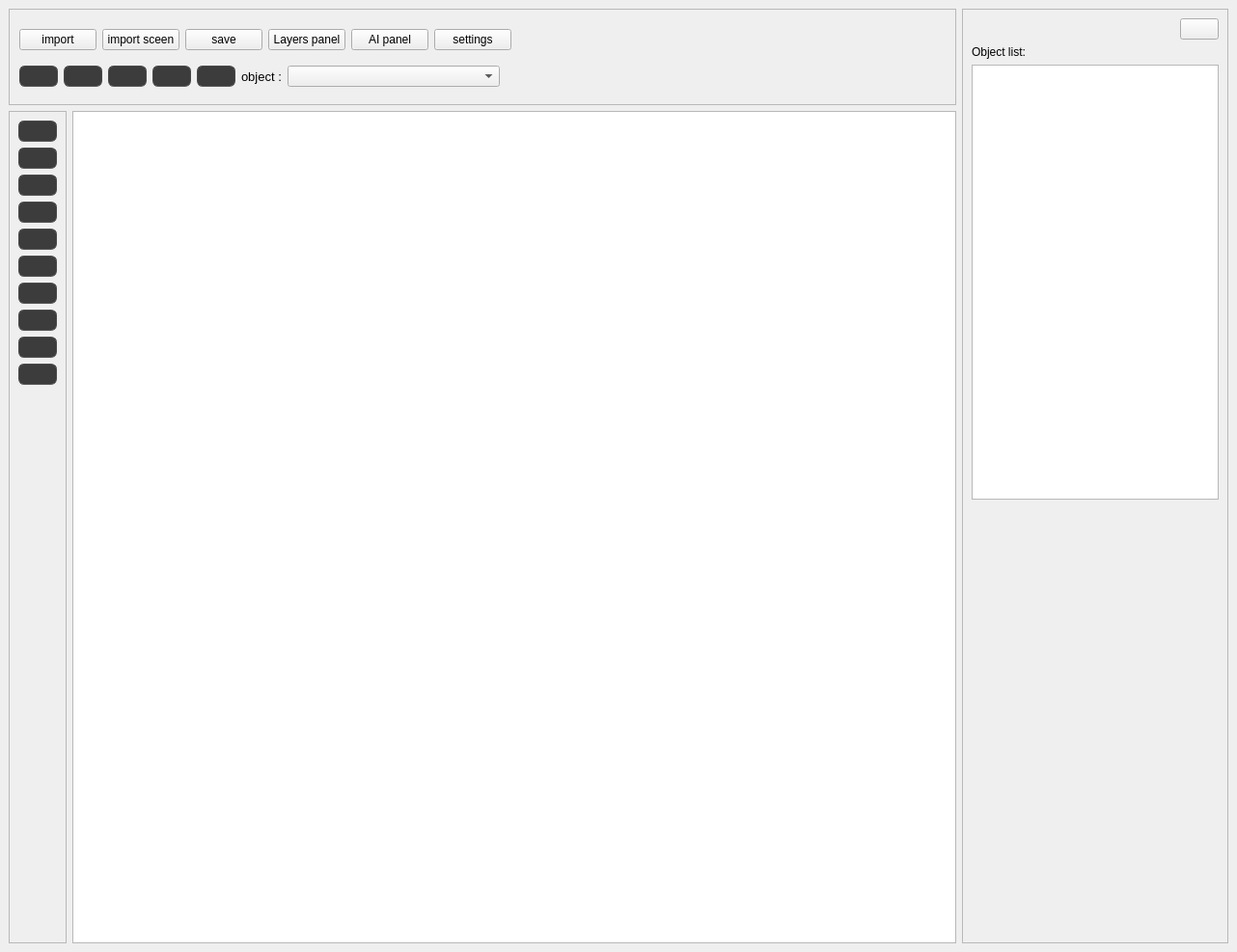
<?xml version="1.0" encoding="UTF-8"?>
<ui version="4.0">
 <class>MainWindow</class>
 <widget class="QMainWindow" name="MainWindow">
  <property name="geometry">
   <rect>
    <x>0</x>
    <y>0</y>
    <width>1282</width>
    <height>987</height>
   </rect>
  </property>
  <property name="windowTitle">
   <string>MainWindow</string>
  </property>
  <widget class="QWidget" name="centralwidget">
   <layout class="QGridLayout" name="gridLayout">
    <item row="0" column="0">
     <layout class="QHBoxLayout" name="horizontalLayout_10">
      <item>
       <layout class="QVBoxLayout" name="verticalLayout_9">
        <item>
         <layout class="QHBoxLayout" name="horizontalLayout_6">
          <item>
           <widget class="QFrame" name="frame">
            <property name="enabled">
             <bool>true</bool>
            </property>
            <property name="sizePolicy">
             <sizepolicy hsizetype="Expanding" vsizetype="Fixed">
              <horstretch>0</horstretch>
              <verstretch>0</verstretch>
             </sizepolicy>
            </property>
            <property name="minimumSize">
             <size>
              <width>200</width>
              <height>100</height>
             </size>
            </property>
            <property name="frameShape">
             <enum>QFrame::Shape::StyledPanel</enum>
            </property>
            <property name="frameShadow">
             <enum>QFrame::Shadow::Sunken</enum>
            </property>
            <widget class="QWidget" name="layoutWidget_2">
             <property name="geometry">
              <rect>
               <x>11</x>
               <y>11</y>
               <width>705</width>
               <height>81</height>
              </rect>
             </property>
             <layout class="QVBoxLayout" name="verticalLayout_5">
              <item>
               <layout class="QHBoxLayout" name="horizontalLayout_4">
                <item>
                 <widget class="QPushButton" name="import_button">
                  <property name="text">
                   <string>import</string>
                  </property>
                 </widget>
                </item>
                <item>
                 <widget class="QPushButton" name="import_sceen">
                  <property name="text">
                   <string>import sceen</string>
                  </property>
                 </widget>
                </item>
                <item>
                 <widget class="QPushButton" name="save_button">
                  <property name="text">
                   <string>save</string>
                  </property>
                 </widget>
                </item>
                <item>
                 <widget class="QPushButton" name="layers_batton">
                  <property name="text">
                   <string>Layers panel</string>
                  </property>
                 </widget>
                </item>
                <item>
                 <widget class="QPushButton" name="ai_panel">
                  <property name="text">
                   <string>AI panel</string>
                  </property>
                 </widget>
                </item>
                <item>
                 <widget class="QPushButton" name="settings">
                  <property name="text">
                   <string>settings</string>
                  </property>
                 </widget>
                </item>
                <item>
                 <spacer name="horizontalSpacer_14">
                  <property name="orientation">
                   <enum>Qt::Orientation::Horizontal</enum>
                  </property>
                  <property name="sizeHint" stdset="0">
                   <size>
                    <width>168</width>
                    <height>21</height>
                   </size>
                  </property>
                 </spacer>
                </item>
               </layout>
              </item>
              <item>
               <layout class="QHBoxLayout" name="horizontalLayout_5">
                <item>
                 <widget class="QPushButton" name="cursor_Button">
                  <property name="styleSheet">
                   <string notr="true">QPushButton {
    background-color: #3c3c3c;
    border-top: 1px solid #4a4a4a;
    border-left: 1px solid #4a4a4a;
    border-right: 1px solid #4a4a4a;
    border-bottom: 1px solid #5b5b5b;
    border-radius: 6px;
    padding: 3px;
}

QPushButton:hover {
    background-color: #444444;
}

QPushButton:pressed {
    background-color: #2f2f2f;
}
</string>
                  </property>
                  <property name="text">
                   <string/>
                  </property>
                  <property name="icon">
                   <iconset>
                    <normaloff>icons/mouse-cursor.svg</normaloff>icons/mouse-cursor.svg</iconset>
                  </property>
                  <property name="iconSize">
                   <size>
                    <width>24</width>
                    <height>24</height>
                   </size>
                  </property>
                 </widget>
                </item>
                <item>
                 <widget class="QPushButton" name="palette_Button">
                  <property name="styleSheet">
                   <string notr="true">QPushButton {
    background-color: #3c3c3c;
    border-top: 1px solid #4a4a4a;
    border-left: 1px solid #4a4a4a;
    border-right: 1px solid #4a4a4a;
    border-bottom: 1px solid #5b5b5b;
    border-radius: 6px;
    padding: 3px;
}

QPushButton:hover {
    background-color: #444444;
}

QPushButton:pressed {
    background-color: #2f2f2f;
}
</string>
                  </property>
                  <property name="text">
                   <string/>
                  </property>
                  <property name="icon">
                   <iconset>
                    <normaloff>icons/palette.svg</normaloff>icons/palette.svg</iconset>
                  </property>
                  <property name="iconSize">
                   <size>
                    <width>24</width>
                    <height>24</height>
                   </size>
                  </property>
                 </widget>
                </item>
                <item>
                 <widget class="QPushButton" name="tools_Button">
                  <property name="styleSheet">
                   <string notr="true">QPushButton {
    background-color: #3c3c3c;
    border-top: 1px solid #4a4a4a;
    border-left: 1px solid #4a4a4a;
    border-right: 1px solid #4a4a4a;
    border-bottom: 1px solid #5b5b5b;
    border-radius: 6px;
    padding: 3px;
}

QPushButton:hover {
    background-color: #444444;
}

QPushButton:pressed {
    background-color: #2f2f2f;
}
</string>
                  </property>
                  <property name="text">
                   <string/>
                  </property>
                  <property name="icon">
                   <iconset>
                    <normaloff>icons/attribution-pencil.svg</normaloff>icons/attribution-pencil.svg</iconset>
                  </property>
                  <property name="iconSize">
                   <size>
                    <width>24</width>
                    <height>24</height>
                   </size>
                  </property>
                 </widget>
                </item>
                <item>
                 <widget class="QPushButton" name="eye_Button">
                  <property name="styleSheet">
                   <string notr="true">QPushButton {
    background-color: #3c3c3c;
    border-top: 1px solid #4a4a4a;
    border-left: 1px solid #4a4a4a;
    border-right: 1px solid #4a4a4a;
    border-bottom: 1px solid #5b5b5b;
    border-radius: 6px;
    padding: 3px;
}

QPushButton:hover {
    background-color: #444444;
}

QPushButton:pressed {
    background-color: #2f2f2f;
}
</string>
                  </property>
                  <property name="text">
                   <string/>
                  </property>
                  <property name="icon">
                   <iconset>
                    <normaloff>icons/eye.svg</normaloff>icons/eye.svg</iconset>
                  </property>
                  <property name="iconSize">
                   <size>
                    <width>24</width>
                    <height>24</height>
                   </size>
                  </property>
                 </widget>
                </item>
                <item>
                 <widget class="QPushButton" name="Resizable_button">
                  <property name="styleSheet">
                   <string notr="true">QPushButton {
    background-color: #3c3c3c;
    border-top: 1px solid #4a4a4a;
    border-left: 1px solid #4a4a4a;
    border-right: 1px solid #4a4a4a;
    border-bottom: 1px solid #5b5b5b;
    border-radius: 6px;
    padding: 3px;
}

QPushButton:hover {
    background-color: #444444;
}

QPushButton:pressed {
    background-color: #2f2f2f;
}
</string>
                  </property>
                  <property name="text">
                   <string/>
                  </property>
                  <property name="icon">
                   <iconset>
                    <normaloff>icons/swipe-to-right-svgrepo-com.svg</normaloff>icons/swipe-to-right-svgrepo-com.svg</iconset>
                  </property>
                  <property name="iconSize">
                   <size>
                    <width>24</width>
                    <height>24</height>
                   </size>
                  </property>
                 </widget>
                </item>
                <item>
                 <widget class="QLabel" name="label_7">
                  <property name="font">
                   <font>
                    <pointsize>10</pointsize>
                   </font>
                  </property>
                  <property name="text">
                   <string>object :</string>
                  </property>
                 </widget>
                </item>
                <item>
                 <widget class="QComboBox" name="comboBox_3">
                  <property name="minimumSize">
                   <size>
                    <width>220</width>
                    <height>0</height>
                   </size>
                  </property>
                 </widget>
                </item>
                <item>
                 <spacer name="horizontalSpacer_15">
                  <property name="orientation">
                   <enum>Qt::Orientation::Horizontal</enum>
                  </property>
                  <property name="sizeHint" stdset="0">
                   <size>
                    <width>168</width>
                    <height>21</height>
                   </size>
                  </property>
                 </spacer>
                </item>
               </layout>
              </item>
             </layout>
            </widget>
            <widget class="QLabel" name="label_8">
             <property name="geometry">
              <rect>
               <x>950</x>
               <y>80</y>
               <width>49</width>
               <height>16</height>
              </rect>
             </property>
             <property name="text">
              <string/>
             </property>
            </widget>
           </widget>
          </item>
         </layout>
        </item>
        <item>
         <layout class="QHBoxLayout" name="horizontalLayout_9">
          <item>
           <layout class="QVBoxLayout" name="verticalLayout_6">
            <item>
             <widget class="QFrame" name="frame_5">
              <property name="frameShape">
               <enum>QFrame::Shape::StyledPanel</enum>
              </property>
              <property name="frameShadow">
               <enum>QFrame::Shadow::Raised</enum>
              </property>
              <layout class="QVBoxLayout" name="verticalLayout_8">
               <item>
                <layout class="QVBoxLayout" name="verticalLayout_7">
                 <item>
                  <widget class="QPushButton" name="Cursor">
                   <property name="styleSheet">
                    <string notr="true">QPushButton {
    background-color: #3c3c3c;
    border-top: 1px solid #4a4a4a;
    border-left: 1px solid #4a4a4a;
    border-right: 1px solid #4a4a4a;
    border-bottom: 1px solid #5b5b5b;
    border-radius: 6px;
    padding: 3px;
}

QPushButton:hover {
    background-color: #444444;
}

QPushButton:pressed {
    background-color: #2f2f2f;
}

</string>
                   </property>
                   <property name="text">
                    <string/>
                   </property>
                   <property name="icon">
                    <iconset>
                     <normaloff>icons/mouse-cursor.svg</normaloff>icons/mouse-cursor.svg</iconset>
                   </property>
                   <property name="iconSize">
                    <size>
                     <width>24</width>
                     <height>24</height>
                    </size>
                   </property>
                  </widget>
                 </item>
                 <item>
                  <widget class="QPushButton" name="Semicircle">
                   <property name="styleSheet">
                    <string notr="true">QPushButton {
    background-color: #3c3c3c;
    border-top: 1px solid #4a4a4a;
    border-left: 1px solid #4a4a4a;
    border-right: 1px solid #4a4a4a;
    border-bottom: 1px solid #5b5b5b;
    border-radius: 6px;
    padding: 3px;
}

QPushButton:hover {
    background-color: #444444;
}

QPushButton:pressed {
    background-color: #2f2f2f;
}

</string>
                   </property>
                   <property name="text">
                    <string/>
                   </property>
                   <property name="icon">
                    <iconset>
                     <normaloff>icons/circle-half-svgrepo-com.svg</normaloff>icons/circle-half-svgrepo-com.svg</iconset>
                   </property>
                   <property name="iconSize">
                    <size>
                     <width>24</width>
                     <height>24</height>
                    </size>
                   </property>
                  </widget>
                 </item>
                 <item>
                  <widget class="QPushButton" name="Circle">
                   <property name="styleSheet">
                    <string notr="true">QPushButton {
    background-color: #3c3c3c;
    border-top: 1px solid #4a4a4a;
    border-left: 1px solid #4a4a4a;
    border-right: 1px solid #4a4a4a;
    border-bottom: 1px solid #5b5b5b;
    border-radius: 6px;
    padding: 3px;
}

QPushButton:hover {
    background-color: #444444;
}

QPushButton:pressed {
    background-color: #2f2f2f;
}

</string>
                   </property>
                   <property name="text">
                    <string/>
                   </property>
                   <property name="icon">
                    <iconset>
                     <normaloff>icons/circle.svg</normaloff>icons/circle.svg</iconset>
                   </property>
                   <property name="iconSize">
                    <size>
                     <width>24</width>
                     <height>24</height>
                    </size>
                   </property>
                  </widget>
                 </item>
                 <item>
                  <widget class="QPushButton" name="Freeform">
                   <property name="styleSheet">
                    <string notr="true">QPushButton {
    background-color: #3c3c3c;
    border-top: 1px solid #4a4a4a;
    border-left: 1px solid #4a4a4a;
    border-right: 1px solid #4a4a4a;
    border-bottom: 1px solid #5b5b5b;
    border-radius: 6px;
    padding: 3px;
}

QPushButton:hover {
    background-color: #444444;
}

QPushButton:pressed {
    background-color: #2f2f2f;
}
</string>
                   </property>
                   <property name="text">
                    <string/>
                   </property>
                   <property name="icon">
                    <iconset>
                     <normaloff>icons/attribution-pencil.svg</normaloff>icons/attribution-pencil.svg</iconset>
                   </property>
                   <property name="iconSize">
                    <size>
                     <width>24</width>
                     <height>24</height>
                    </size>
                   </property>
                  </widget>
                 </item>
                 <item>
                  <widget class="QPushButton" name="Angle">
                   <property name="styleSheet">
                    <string notr="true">QPushButton {
    background-color: #3c3c3c;
    border-top: 1px solid #4a4a4a;
    border-left: 1px solid #4a4a4a;
    border-right: 1px solid #4a4a4a;
    border-bottom: 1px solid #5b5b5b;
    border-radius: 6px;
    padding: 3px;
}

QPushButton:hover {
    background-color: #444444;
}

QPushButton:pressed {
    background-color: #2f2f2f;
}

</string>
                   </property>
                   <property name="text">
                    <string/>
                   </property>
                   <property name="icon">
                    <iconset>
                     <normaloff>icons/angle-svgrepo-com.svg</normaloff>icons/angle-svgrepo-com.svg</iconset>
                   </property>
                   <property name="iconSize">
                    <size>
                     <width>24</width>
                     <height>24</height>
                    </size>
                   </property>
                  </widget>
                 </item>
                 <item>
                  <widget class="QPushButton" name="Rounding">
                   <property name="styleSheet">
                    <string notr="true">QPushButton {
    background-color: #3c3c3c;
    border-top: 1px solid #4a4a4a;
    border-left: 1px solid #4a4a4a;
    border-right: 1px solid #4a4a4a;
    border-bottom: 1px solid #5b5b5b;
    border-radius: 6px;
    padding: 3px;
}

QPushButton:hover {
    background-color: #444444;
}

QPushButton:pressed {
    background-color: #2f2f2f;
}
</string>
                   </property>
                   <property name="text">
                    <string/>
                   </property>
                   <property name="icon">
                    <iconset>
                     <normaloff>icons/Border-Corner-Rounded--Streamline-Tabler.svg</normaloff>icons/Border-Corner-Rounded--Streamline-Tabler.svg</iconset>
                   </property>
                   <property name="iconSize">
                    <size>
                     <width>24</width>
                     <height>24</height>
                    </size>
                   </property>
                  </widget>
                 </item>
                 <item>
                  <widget class="QPushButton" name="by_point">
                   <property name="styleSheet">
                    <string notr="true">QPushButton {
    background-color: #3c3c3c;
    border-top: 1px solid #4a4a4a;
    border-left: 1px solid #4a4a4a;
    border-right: 1px solid #4a4a4a;
    border-bottom: 1px solid #5b5b5b;
    border-radius: 6px;
    padding: 3px;
}

QPushButton:hover {
    background-color: #444444;
}

QPushButton:pressed {
    background-color: #2f2f2f;
}
</string>
                   </property>
                   <property name="text">
                    <string/>
                   </property>
                   <property name="icon">
                    <iconset>
                     <normaloff>icons/algorithm.svg</normaloff>icons/algorithm.svg</iconset>
                   </property>
                   <property name="iconSize">
                    <size>
                     <width>24</width>
                     <height>24</height>
                    </size>
                   </property>
                  </widget>
                 </item>
                 <item>
                  <widget class="QPushButton" name="Rectangle">
                   <property name="styleSheet">
                    <string notr="true">QPushButton {
    background-color: #3c3c3c;
    border-top: 1px solid #4a4a4a;
    border-left: 1px solid #4a4a4a;
    border-right: 1px solid #4a4a4a;
    border-bottom: 1px solid #5b5b5b;
    border-radius: 6px;
    padding: 3px;
}

QPushButton:hover {
    background-color: #444444;
}

QPushButton:pressed {
    background-color: #2f2f2f;
}
</string>
                   </property>
                   <property name="text">
                    <string/>
                   </property>
                   <property name="icon">
                    <iconset>
                     <normaloff>icons/rectangle-svgrepo-com.svg</normaloff>icons/rectangle-svgrepo-com.svg</iconset>
                   </property>
                   <property name="iconSize">
                    <size>
                     <width>24</width>
                     <height>24</height>
                    </size>
                   </property>
                  </widget>
                 </item>
                 <item>
                  <widget class="QPushButton" name="Join">
                   <property name="styleSheet">
                    <string notr="true">QPushButton {
    background-color: #3c3c3c;
    border-top: 1px solid #4a4a4a;
    border-left: 1px solid #4a4a4a;
    border-right: 1px solid #4a4a4a;
    border-bottom: 1px solid #5b5b5b;
    border-radius: 6px;
    padding: 3px;
}

QPushButton:hover {
    background-color: #444444;
}

QPushButton:pressed {
    background-color: #2f2f2f;
}

</string>
                   </property>
                   <property name="text">
                    <string/>
                   </property>
                   <property name="icon">
                    <iconset>
                     <normaloff>icons/link-alt.svg</normaloff>icons/link-alt.svg</iconset>
                   </property>
                   <property name="iconSize">
                    <size>
                     <width>24</width>
                     <height>24</height>
                    </size>
                   </property>
                  </widget>
                 </item>
                 <item>
                  <widget class="QPushButton" name="Cut">
                   <property name="styleSheet">
                    <string notr="true">QPushButton {
    background-color: #3c3c3c;
    border-top: 1px solid #4a4a4a;
    border-left: 1px solid #4a4a4a;
    border-right: 1px solid #4a4a4a;
    border-bottom: 1px solid #5b5b5b;
    border-radius: 6px;
    padding: 3px;
}

QPushButton:hover {
    background-color: #444444;
}

QPushButton:pressed {
    background-color: #2f2f2f;
}

</string>
                   </property>
                   <property name="text">
                    <string/>
                   </property>
                   <property name="icon">
                    <iconset>
                     <normaloff>icons/cut-svgrepo-com.svg</normaloff>icons/cut-svgrepo-com.svg</iconset>
                   </property>
                   <property name="iconSize">
                    <size>
                     <width>24</width>
                     <height>24</height>
                    </size>
                   </property>
                  </widget>
                 </item>
                </layout>
               </item>
               <item>
                <spacer name="verticalSpacer_2">
                 <property name="orientation">
                  <enum>Qt::Orientation::Vertical</enum>
                 </property>
                 <property name="sizeHint" stdset="0">
                  <size>
                   <width>20</width>
                   <height>40</height>
                  </size>
                 </property>
                </spacer>
               </item>
              </layout>
             </widget>
            </item>
           </layout>
          </item>
          <item>
           <widget class="QGraphicsView" name="graphicsView">
            <property name="minimumSize">
             <size>
              <width>200</width>
              <height>150</height>
             </size>
            </property>
           </widget>
          </item>
         </layout>
        </item>
       </layout>
      </item>
      <item>
       <widget class="QFrame" name="frame_4">
        <property name="sizePolicy">
         <sizepolicy hsizetype="Fixed" vsizetype="Expanding">
          <horstretch>0</horstretch>
          <verstretch>0</verstretch>
         </sizepolicy>
        </property>
        <property name="minimumSize">
         <size>
          <width>250</width>
          <height>50</height>
         </size>
        </property>
        <property name="frameShape">
         <enum>QFrame::Shape::StyledPanel</enum>
        </property>
        <property name="frameShadow">
         <enum>QFrame::Shadow::Raised</enum>
        </property>
        <layout class="QVBoxLayout" name="verticalLayout">
         <item>
          <layout class="QHBoxLayout" name="horizontalLayout">
           <item>
            <spacer name="horizontalSpacer">
             <property name="orientation">
              <enum>Qt::Orientation::Horizontal</enum>
             </property>
             <property name="sizeHint" stdset="0">
              <size>
               <width>40</width>
               <height>20</height>
              </size>
             </property>
            </spacer>
           </item>
           <item>
            <widget class="QPushButton" name="pushButton">
             <property name="text">
              <string/>
             </property>
             <property name="icon">
              <iconset>
               <normaloff>icons/cross.svg</normaloff>icons/cross.svg</iconset>
             </property>
            </widget>
           </item>
          </layout>
         </item>
         <item>
          <widget class="QLabel" name="label">
           <property name="text">
            <string>Object list:</string>
           </property>
          </widget>
         </item>
         <item>
          <widget class="QListWidget" name="listWidget"/>
         </item>
         <item>
          <spacer name="verticalSpacer">
           <property name="orientation">
            <enum>Qt::Orientation::Vertical</enum>
           </property>
           <property name="sizeHint" stdset="0">
            <size>
             <width>20</width>
             <height>40</height>
            </size>
           </property>
          </spacer>
         </item>
        </layout>
       </widget>
      </item>
      <item>
       <layout class="QHBoxLayout" name="horizontalLayout_7"/>
      </item>
     </layout>
    </item>
   </layout>
  </widget>
 </widget>
 <resources/>
 <connections/>
</ui>
